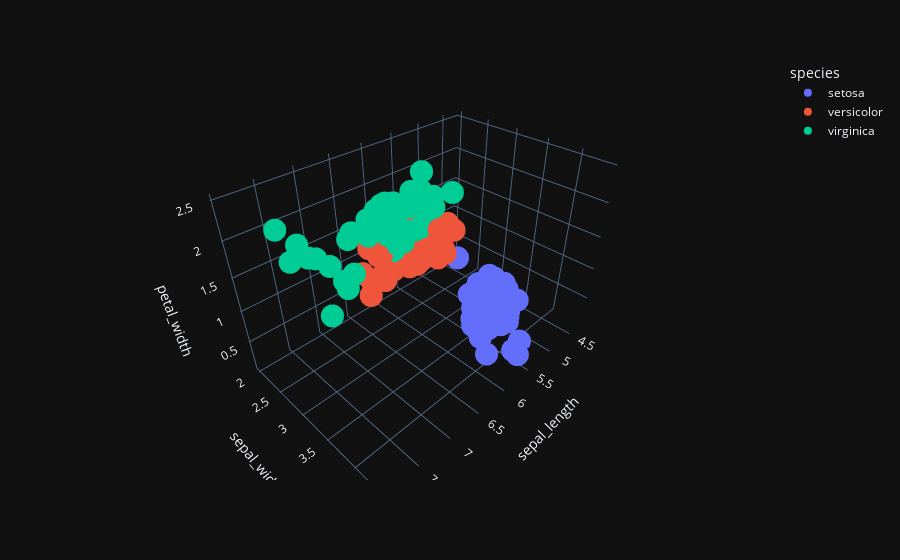

Notebook code cell kept with this figure:
### Markdown cell above
#### 4.2 3D散点图

### Code cell
df = px.data.iris()

px.scatter_3d(
    df,  # 指定数据
    x='sepal_length',  # 指定xyz
    y='sepal_width',
    z='petal_width',
    color='species'
)

### Figure 1 — Plotly figure (JSON) as saved in the notebook; plotly's stock layout.template omitted (floating-point values rounded to 4 significant figures)
{"data": [{"hovertemplate": "species=setosa<br>sepal_length=%{x}<br>sepal_width=%{y}<br>petal_width=%{z}<extra></extra>", "legendgroup": "setosa", "marker": {"color": "#636efa", "symbol": "circle"}, "mode": "markers", "name": "setosa", "scene": "scene", "showlegend": true, "x": [5.1, 4.9, 4.7, 4.6, 5.0, 5.4, 4.6, 5.0, 4.4, 4.9, 5.4, 4.8, 4.8, 4.3, 5.8, 5.7, 5.4, 5.1, 5.7, 5.1, 5.4, 5.1, 4.6, 5.1, 4.8, 5.0, 5.0, 5.2, 5.2, 4.7, 4.8, 5.4, 5.2, 5.5, 4.9, 5.0, 5.5, 4.9, 4.4, 5.1, 5.0, 4.5, 4.4, 5.0, 5.1, 4.8, 5.1, 4.6, 5.3, 5.0], "y": [3.5, 3.0, 3.2, 3.1, 3.6, 3.9, 3.4, 3.4, 2.9, 3.1, 3.7, 3.4, 3.0, 3.0, 4.0, 4.4, 3.9, 3.5, 3.8, 3.8, 3.4, 3.7, 3.6, 3.3, 3.4, 3.0, 3.4, 3.5, 3.4, 3.2, 3.1, 3.4, 4.1, 4.2, 3.1, 3.2, 3.5, 3.1, 3.0, 3.4, 3.5, 2.3, 3.2, 3.5, 3.8, 3.0, 3.8, 3.2, 3.7, 3.3], "z": [0.2, 0.2, 0.2, 0.2, 0.2, 0.4, 0.3, 0.2, 0.2, 0.1, 0.2, 0.2, 0.1, 0.1, 0.2, 0.4, 0.4, 0.3, 0.3, 0.3, 0.2, 0.4, 0.2, 0.5, 0.2, 0.2, 0.4, 0.2, 0.2, 0.2, 0.2, 0.4, 0.1, 0.2, 0.1, 0.2, 0.2, 0.1, 0.2, 0.2, 0.3, 0.3, 0.2, 0.6, 0.4, 0.3, 0.2, 0.2, 0.2, 0.2], "type": "scatter3d"}, {"hovertemplate": "species=versicolor<br>sepal_length=%{x}<br>sepal_width=%{y}<br>petal_width=%{z}<extra></extra>", "legendgroup": "versicolor", "marker": {"color": "#EF553B", "symbol": "circle"}, "mode": "markers", "name": "versicolor", "scene": "scene", "showlegend": true, "x": [7.0, 6.4, 6.9, 5.5, 6.5, 5.7, 6.3, 4.9, 6.6, 5.2, 5.0, 5.9, 6.0, 6.1, 5.6, 6.7, 5.6, 5.8, 6.2, 5.6, 5.9, 6.1, 6.3, 6.1, 6.4, 6.6, 6.8, 6.7, 6.0, 5.7, 5.5, 5.5, 5.8, 6.0, 5.4, 6.0, 6.7, 6.3, 5.6, 5.5, 5.5, 6.1, 5.8, 5.0, 5.6, 5.7, 5.7, 6.2, 5.1, 5.7], "y": [3.2, 3.2, 3.1, 2.3, 2.8, 2.8, 3.3, 2.4, 2.9, 2.7, 2.0, 3.0, 2.2, 2.9, 2.9, 3.1, 3.0, 2.7, 2.2, 2.5, 3.2, 2.8, 2.5, 2.8, 2.9, 3.0, 2.8, 3.0, 2.9, 2.6, 2.4, 2.4, 2.7, 2.7, 3.0, 3.4, 3.1, 2.3, 3.0, 2.5, 2.6, 3.0, 2.6, 2.3, 2.7, 3.0, 2.9, 2.9, 2.5, 2.8], "z": [1.4, 1.5, 1.5, 1.3, 1.5, 1.3, 1.6, 1.0, 1.3, 1.4, 1.0, 1.5, 1.0, 1.4, 1.3, 1.4, 1.5, 1.0, 1.5, 1.1, 1.8, 1.3, 1.5, 1.2, 1.3, 1.4, 1.4, 1.7, 1.5, 1.0, 1.1, 1.0, 1.2, 1.6, 1.5, 1.6, 1.5, 1.3, 1.3, 1.3, 1.2, 1.4, 1.2, 1.0, 1.3, 1.2, 1.3, 1.3, 1.1, 1.3], "type": "scatter3d"}, {"hovertemplate": "species=virginica<br>sepal_length=%{x}<br>sepal_width=%{y}<br>petal_width=%{z}<extra></extra>", "legendgroup": "virginica", "marker": {"color": "#00cc96", "symbol": "circle"}, "mode": "markers", "name": "virginica", "scene": "scene", "showlegend": true, "x": [6.3, 5.8, 7.1, 6.3, 6.5, 7.6, 4.9, 7.3, 6.7, 7.2, 6.5, 6.4, 6.8, 5.7, 5.8, 6.4, 6.5, 7.7, 7.7, 6.0, 6.9, 5.6, 7.7, 6.3, 6.7, 7.2, 6.2, 6.1, 6.4, 7.2, 7.4, 7.9, 6.4, 6.3, 6.1, 7.7, 6.3, 6.4, 6.0, 6.9, 6.7, 6.9, 5.8, 6.8, 6.7, 6.7, 6.3, 6.5, 6.2, 5.9], "y": [3.3, 2.7, 3.0, 2.9, 3.0, 3.0, 2.5, 2.9, 2.5, 3.6, 3.2, 2.7, 3.0, 2.5, 2.8, 3.2, 3.0, 3.8, 2.6, 2.2, 3.2, 2.8, 2.8, 2.7, 3.3, 3.2, 2.8, 3.0, 2.8, 3.0, 2.8, 3.8, 2.8, 2.8, 2.6, 3.0, 3.4, 3.1, 3.0, 3.1, 3.1, 3.1, 2.7, 3.2, 3.3, 3.0, 2.5, 3.0, 3.4, 3.0], "z": [2.5, 1.9, 2.1, 1.8, 2.2, 2.1, 1.7, 1.8, 1.8, 2.5, 2.0, 1.9, 2.1, 2.0, 2.4, 2.3, 1.8, 2.2, 2.3, 1.5, 2.3, 2.0, 2.0, 1.8, 2.1, 1.8, 1.8, 1.8, 2.1, 1.6, 1.9, 2.0, 2.2, 1.5, 1.4, 2.3, 2.4, 1.8, 1.8, 2.1, 2.4, 2.3, 1.9, 2.3, 2.5, 2.3, 1.9, 2.0, 2.3, 1.8], "type": "scatter3d"}], "layout": {"scene": {"domain": {"x": [0.0, 1.0], "y": [0.0, 1.0]}, "xaxis": {"title": {"text": "sepal_length"}}, "yaxis": {"title": {"text": "sepal_width"}}, "zaxis": {"title": {"text": "petal_width"}}}, "legend": {"title": {"text": "species"}, "tracegroupgap": 0}, "margin": {"t": 60}}}
